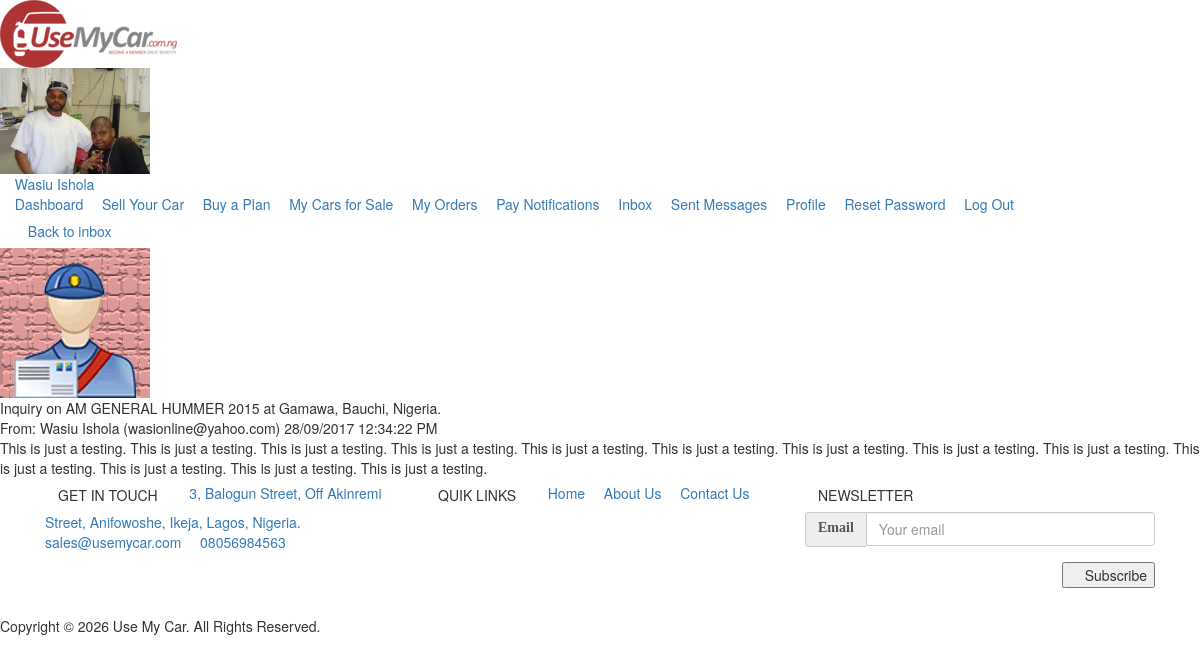
The page /members/inbox.php?view=2&pn=1 (signed in) on the database its author committed.
### tables this page shows
CREATE TABLE `users_messages` (
  `id` int(100) NOT NULL,
  `ticket_id` varchar(20) NOT NULL DEFAULT '',
  `sender_name` varchar(50) NOT NULL DEFAULT '',
  `sender_email` varchar(50) NOT NULL DEFAULT '',
  `sender_phone` varchar(50) NOT NULL DEFAULT '',
  `recipient_name` varchar(50) NOT NULL DEFAULT '',
  `recipient_email` varchar(50) NOT NULL DEFAULT '',
  `subject` varchar(200) NOT NULL DEFAULT '',
  `message` longtext NOT NULL,
  `viewed` tinyint(1) NOT NULL DEFAULT '0',
  `inbox` tinyint(1) UNSIGNED NOT NULL DEFAULT '0',
  `sent` tinyint(1) UNSIGNED NOT NULL DEFAULT '0',
  `date_time` datetime NOT NULL DEFAULT CURRENT_TIMESTAMP ON UPDATE CURRENT_TIMESTAMP
);

### classes/db-class.php (called while the page is built, shortened)
<?php
    class DB {
        protected $db_name = "usemycar";
        protected $db_user = "root";
        protected $db_pass = "";
        protected $db_host = "localhost";
        public $connection = '';
        public function connect() {
            $this->connection = mysqli_connect($this->db_host, $this->db_user, $this->db_pass, $this->db_name);
            mysqli_select_db($this->connection, $this->db_name);
            return true;
        }
        public function select($table, $where, $columns ='*', $order='', $limit='') {
            $sql = "SELECT $columns FROM $table $where $order $limit";
            $result = mysqli_query($this->connection, $sql);
            if($result){
                return $result;
            }else{
                return null;
            }
        }
    }
?>

### members/inbox.php (the view, shortened to what this page needs)
<?php include_once("../includes/user-header.php"); ?>
<?php
$view = nr_input("view");
?>
<?php
if(!empty($view)){
$result = $db->select("users_messages", "WHERE id='$view' AND recipient_email = '$user_email' AND inbox = '1'", "*", "");
if(count_rows($result) == 1){
$row = fetch_data($result);
$subject = $row["subject"];
$message = $row["message"];
$sender_name = $row["sender_name"];
$sender_email = $row["sender_email"];
$date = min_full_date($row["date_time"]);
?>
<div class="reply-content-wrapper ">
<div><a href="inbox.php?pn=<?php echo $pn; ?>" class="btn gen-btn"><i class="fa fa-arrow-left"></i> Back to inbox</a></div>
<div class="view-wrapper ">
<div class="view-header ">
<div class="header-img"><img src="../images/post.jpg" ></div>
<div class="header-content">
<div class="view-title"><?php echo $subject; ?></div>
<div class="view-title-details">From: <?php echo "{$sender_name} ({$sender_email}) {$date}"; ?></div>
</div>
</div>
<div class="view-content">
<?php echo ($sender_email == $gen_email)?html_entity_decode($message):$message; ?>
</div>
</div>
</div>
<?php
}else{
echo "<div class='alert alert-danger alert-dismissable fade in'>No messages found at the moment.</div>";
}
}
?>
</div>
</div>
</div>
<?php require_once("../includes/portal-footer.php"); ?>

### rows shown on the page
users_messages: subject "Inquiry on AM GENERAL HUMMER 2015 at Gamawa, Bauchi, Nigeria.", sender_name "Wasiu Ishola", sender_email "wasionline@yahoo.com", date_time "28/09/2017 12:34:22 PM", message "This is just a testing. This is just a testing. This is just a testing. This is just a testing. This is just a testing. This is just a testing. This is just a testing. This is just a testing. This is just a testing. This is just a testing. This is just a testing. This is just a testing. This is just a testing."

### other values the page prints
$username "Wasiu Ishola"
$gen_email "sales@usemycar.com"
$gen_phone "08056984563"
$gen_name "Use My Car"
